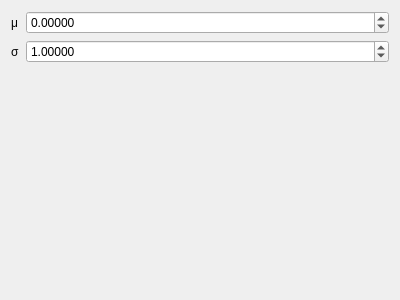
<?xml version="1.0" encoding="UTF-8"?>
<ui version="4.0">
 <class>NormalControls</class>
 <widget class="QWidget" name="NormalControls">
  <property name="geometry">
   <rect>
    <x>0</x>
    <y>0</y>
    <width>400</width>
    <height>300</height>
   </rect>
  </property>
  <property name="windowTitle">
   <string>Form</string>
  </property>
  <layout class="QFormLayout" name="formLayout">
   <item row="0" column="0">
    <widget class="QLabel" name="label">
     <property name="text">
      <string>μ</string>
     </property>
    </widget>
   </item>
   <item row="0" column="1">
    <widget class="QDoubleSpinBox" name="doubleSpinBox">
     <property name="decimals">
      <number>5</number>
     </property>
     <property name="minimum">
      <double>-1000000.000000000000000</double>
     </property>
     <property name="maximum">
      <double>100000000.000000000000000</double>
     </property>
    </widget>
   </item>
   <item row="1" column="0">
    <widget class="QLabel" name="label_2">
     <property name="text">
      <string>σ</string>
     </property>
    </widget>
   </item>
   <item row="1" column="1">
    <widget class="QDoubleSpinBox" name="doubleSpinBox_2">
     <property name="decimals">
      <number>5</number>
     </property>
     <property name="minimum">
      <double>0.000000000000000</double>
     </property>
     <property name="maximum">
      <double>100000000.000000000000000</double>
     </property>
     <property name="value">
      <double>1.000000000000000</double>
     </property>
    </widget>
   </item>
  </layout>
 </widget>
 <resources/>
 <connections/>
</ui>
